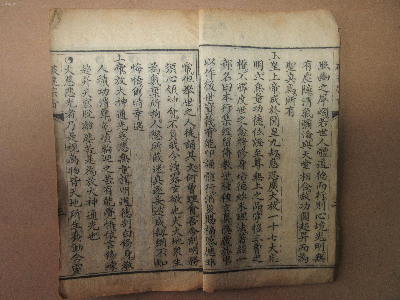
#> input picture Python/6 Thresholding/bookpage.png, 400 x 300 px
$ python Thresholding.py
#> lines starting #> are read from the running program, lines starting #| are printed output that depends on the picture; after the words box and inside, x2 and y2 are one past the last pixel; in counts of white or black regions, pixels touching at a corner belong together
import cv2
import numpy as np

img = cv2.imread('bookpage.png')
#> img is the input picture: shape (300, 400, 3); mean B, G, R 91.8, 110.8, 126.6
# threshold
retval, threshold = cv2.threshold(img, 50, 255, cv2.THRESH_BINARY)
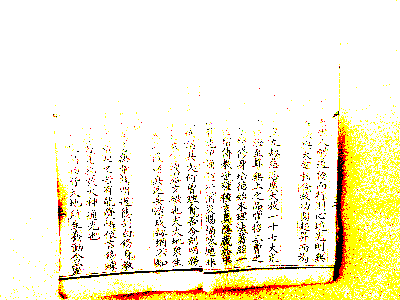
#> threshold: shape (300, 400, 3); mean B, G, R 217.1, 240.8, 246.3

# grayscale
grayscaled= cv2.cvtColor(img, cv2.COLOR_BGR2GRAY)
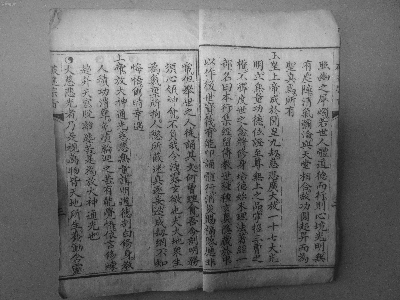
#> grayscaled: shape (300, 400); min 13, max 219, mean 113.4

# binary
retval2, threshold2 = cv2.threshold(grayscaled, 50, 255, cv2.THRESH_BINARY)
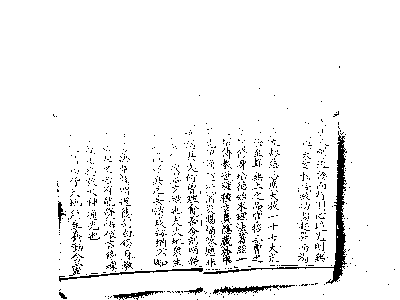
#> threshold2: shape (300, 400); 95.1% white; black in thin lines or dots, all inside (x1, y1, x2, y2) = (53, 66, 395, 300)

# gaussian
gaus = cv2.adaptiveThreshold(grayscaled, 255, cv2.ADAPTIVE_THRESH_GAUSSIAN_C, cv2.THRESH_BINARY, 115, 1)
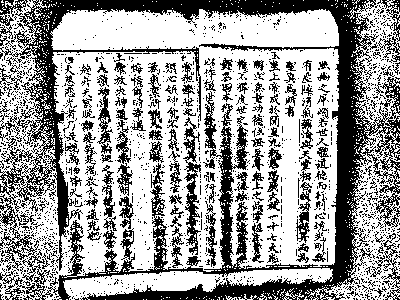
#> gaus: shape (300, 400); 62.6% white; 1511 black regions (1334 under 20 px), largest, box (x1, y1, x2, y2) and area: (0, 0, 400, 300) 28098, (183, 117, 201, 255) 977, (377, 0, 400, 63) 439

# OTSU
retval_OTSU, otsu = cv2.threshold(grayscaled, 125, 255, cv2.THRESH_BINARY + cv2.THRESH_OTSU)
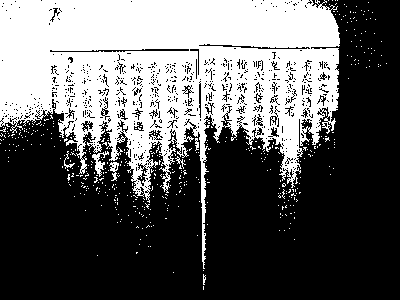
#> otsu: shape (300, 400); 37.5% white; 463 white regions (456 under 20 px), largest, box (x1, y1, x2, y2) and area: (0, 0, 340, 269) 43774, (92, 151, 109, 177) 155, (109, 162, 119, 181) 88
#> retval_OTSU = 122

cv2.imshow('original', img)
cv2.imshow('thresholds', threshold)
cv2.imshow('threshold2', threshold2)
cv2.imshow('gaus', gaus)
cv2.imshow('otsu', otsu)
cv2.waitKey(0)
cv2.destroyAllWindows()
